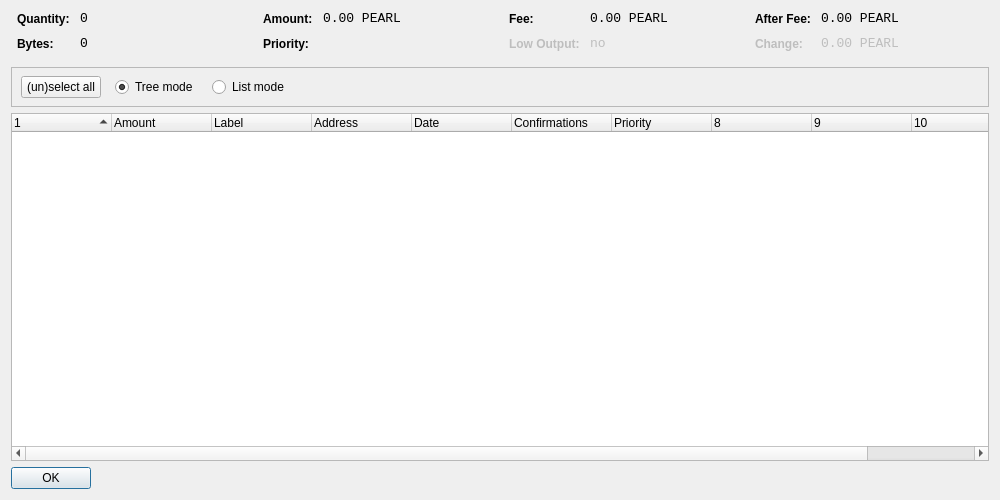
<?xml version="1.0" encoding="UTF-8"?>
<ui version="4.0">
 <class>CoinControlDialog</class>
 <widget class="QDialog" name="CoinControlDialog">
  <property name="geometry">
   <rect>
    <x>0</x>
    <y>0</y>
    <width>1000</width>
    <height>500</height>
   </rect>
  </property>
  <property name="windowTitle">
   <string>Coin Control</string>
  </property>
  <layout class="QVBoxLayout" name="verticalLayout">
   <item>
    <layout class="QHBoxLayout" name="horizontalLayoutTop" stretch="0,0,0,0">
     <property name="topMargin">
      <number>0</number>
     </property>
     <property name="bottomMargin">
      <number>10</number>
     </property>
     <item>
      <layout class="QFormLayout" name="formLayoutCoinControl1">
       <property name="horizontalSpacing">
        <number>10</number>
       </property>
       <property name="verticalSpacing">
        <number>10</number>
       </property>
       <property name="leftMargin">
        <number>6</number>
       </property>
       <property name="rightMargin">
        <number>6</number>
       </property>
       <item row="0" column="0">
        <widget class="QLabel" name="labelCoinControlQuantityText">
         <property name="styleSheet">
          <string notr="true">font-weight:bold;</string>
         </property>
         <property name="text">
          <string>Quantity:</string>
         </property>
        </widget>
       </item>
       <item row="0" column="1">
        <widget class="QLabel" name="labelCoinControlQuantity">
         <property name="font">
          <font>
           <family>Monospace</family>
           <pointsize>10</pointsize>
          </font>
         </property>
         <property name="cursor">
          <cursorShape>IBeamCursor</cursorShape>
         </property>
         <property name="contextMenuPolicy">
          <enum>Qt::ActionsContextMenu</enum>
         </property>
         <property name="text">
          <string notr="true">0</string>
         </property>
         <property name="textInteractionFlags">
          <set>Qt::LinksAccessibleByMouse|Qt::TextSelectableByKeyboard|Qt::TextSelectableByMouse</set>
         </property>
        </widget>
       </item>
       <item row="1" column="0">
        <widget class="QLabel" name="labelCoinControlBytesText">
         <property name="styleSheet">
          <string notr="true">font-weight:bold;</string>
         </property>
         <property name="text">
          <string>Bytes:</string>
         </property>
        </widget>
       </item>
       <item row="1" column="1">
        <widget class="QLabel" name="labelCoinControlBytes">
         <property name="font">
          <font>
           <family>Monospace</family>
           <pointsize>10</pointsize>
          </font>
         </property>
         <property name="cursor">
          <cursorShape>IBeamCursor</cursorShape>
         </property>
         <property name="contextMenuPolicy">
          <enum>Qt::ActionsContextMenu</enum>
         </property>
         <property name="text">
          <string notr="true">0</string>
         </property>
         <property name="textInteractionFlags">
          <set>Qt::LinksAccessibleByMouse|Qt::TextSelectableByKeyboard|Qt::TextSelectableByMouse</set>
         </property>
        </widget>
       </item>
      </layout>
     </item>
     <item>
      <layout class="QFormLayout" name="formLayoutCoinControl2">
       <property name="horizontalSpacing">
        <number>10</number>
       </property>
       <property name="verticalSpacing">
        <number>10</number>
       </property>
       <property name="leftMargin">
        <number>6</number>
       </property>
       <property name="rightMargin">
        <number>6</number>
       </property>
       <item row="0" column="0">
        <widget class="QLabel" name="labelCoinControlAmountText">
         <property name="styleSheet">
          <string notr="true">font-weight:bold;</string>
         </property>
         <property name="text">
          <string>Amount:</string>
         </property>
        </widget>
       </item>
       <item row="0" column="1">
        <widget class="QLabel" name="labelCoinControlAmount">
         <property name="font">
          <font>
           <family>Monospace</family>
           <pointsize>10</pointsize>
          </font>
         </property>
         <property name="cursor">
          <cursorShape>IBeamCursor</cursorShape>
         </property>
         <property name="contextMenuPolicy">
          <enum>Qt::ActionsContextMenu</enum>
         </property>
         <property name="text">
          <string notr="true">0.00 PEARL</string>
         </property>
         <property name="textInteractionFlags">
          <set>Qt::LinksAccessibleByMouse|Qt::TextSelectableByKeyboard|Qt::TextSelectableByMouse</set>
         </property>
        </widget>
       </item>
       <item row="1" column="0">
        <widget class="QLabel" name="labelCoinControlPriorityText">
         <property name="styleSheet">
          <string notr="true">font-weight:bold;</string>
         </property>
         <property name="text">
          <string>Priority:</string>
         </property>
        </widget>
       </item>
       <item row="1" column="1">
        <widget class="QLabel" name="labelCoinControlPriority">
         <property name="font">
          <font>
           <family>Monospace</family>
           <pointsize>10</pointsize>
          </font>
         </property>
         <property name="cursor">
          <cursorShape>IBeamCursor</cursorShape>
         </property>
         <property name="contextMenuPolicy">
          <enum>Qt::ActionsContextMenu</enum>
         </property>
         <property name="text">
          <string/>
         </property>
         <property name="textInteractionFlags">
          <set>Qt::LinksAccessibleByMouse|Qt::TextSelectableByKeyboard|Qt::TextSelectableByMouse</set>
         </property>
        </widget>
       </item>
      </layout>
     </item>
     <item>
      <layout class="QFormLayout" name="formLayoutCoinControl3">
       <property name="horizontalSpacing">
        <number>10</number>
       </property>
       <property name="verticalSpacing">
        <number>10</number>
       </property>
       <property name="leftMargin">
        <number>6</number>
       </property>
       <property name="rightMargin">
        <number>6</number>
       </property>
       <item row="0" column="0">
        <widget class="QLabel" name="labelCoinControlFeeText">
         <property name="styleSheet">
          <string notr="true">font-weight:bold;</string>
         </property>
         <property name="text">
          <string>Fee:</string>
         </property>
        </widget>
       </item>
       <item row="0" column="1">
        <widget class="QLabel" name="labelCoinControlFee">
         <property name="font">
          <font>
           <family>Monospace</family>
           <pointsize>10</pointsize>
          </font>
         </property>
         <property name="cursor">
          <cursorShape>IBeamCursor</cursorShape>
         </property>
         <property name="contextMenuPolicy">
          <enum>Qt::ActionsContextMenu</enum>
         </property>
         <property name="text">
          <string notr="true">0.00 PEARL</string>
         </property>
         <property name="textInteractionFlags">
          <set>Qt::LinksAccessibleByMouse|Qt::TextSelectableByKeyboard|Qt::TextSelectableByMouse</set>
         </property>
        </widget>
       </item>
       <item row="1" column="0">
        <widget class="QLabel" name="labelCoinControlLowOutputText">
         <property name="enabled">
          <bool>false</bool>
         </property>
         <property name="styleSheet">
          <string notr="true">font-weight:bold;</string>
         </property>
         <property name="text">
          <string>Low Output:</string>
         </property>
        </widget>
       </item>
       <item row="1" column="1">
        <widget class="QLabel" name="labelCoinControlLowOutput">
         <property name="enabled">
          <bool>false</bool>
         </property>
         <property name="font">
          <font>
           <family>Monospace</family>
           <pointsize>10</pointsize>
          </font>
         </property>
         <property name="cursor">
          <cursorShape>IBeamCursor</cursorShape>
         </property>
         <property name="contextMenuPolicy">
          <enum>Qt::ActionsContextMenu</enum>
         </property>
         <property name="text">
          <string notr="true">no</string>
         </property>
         <property name="textInteractionFlags">
          <set>Qt::LinksAccessibleByMouse|Qt::TextSelectableByKeyboard|Qt::TextSelectableByMouse</set>
         </property>
        </widget>
       </item>
      </layout>
     </item>
     <item>
      <layout class="QFormLayout" name="formLayoutCoinControl4">
       <property name="horizontalSpacing">
        <number>10</number>
       </property>
       <property name="verticalSpacing">
        <number>10</number>
       </property>
       <property name="leftMargin">
        <number>6</number>
       </property>
       <property name="rightMargin">
        <number>6</number>
       </property>
       <item row="0" column="0">
        <widget class="QLabel" name="labelCoinControlAfterFeeText">
         <property name="styleSheet">
          <string notr="true">font-weight:bold;</string>
         </property>
         <property name="text">
          <string>After Fee:</string>
         </property>
        </widget>
       </item>
       <item row="0" column="1">
        <widget class="QLabel" name="labelCoinControlAfterFee">
         <property name="font">
          <font>
           <family>Monospace</family>
           <pointsize>10</pointsize>
          </font>
         </property>
         <property name="cursor">
          <cursorShape>IBeamCursor</cursorShape>
         </property>
         <property name="contextMenuPolicy">
          <enum>Qt::ActionsContextMenu</enum>
         </property>
         <property name="text">
          <string notr="true">0.00 PEARL</string>
         </property>
         <property name="textInteractionFlags">
          <set>Qt::LinksAccessibleByMouse|Qt::TextSelectableByKeyboard|Qt::TextSelectableByMouse</set>
         </property>
        </widget>
       </item>
       <item row="1" column="0">
        <widget class="QLabel" name="labelCoinControlChangeText">
         <property name="enabled">
          <bool>false</bool>
         </property>
         <property name="styleSheet">
          <string notr="true">font-weight:bold;</string>
         </property>
         <property name="text">
          <string>Change:</string>
         </property>
        </widget>
       </item>
       <item row="1" column="1">
        <widget class="QLabel" name="labelCoinControlChange">
         <property name="enabled">
          <bool>false</bool>
         </property>
         <property name="font">
          <font>
           <family>Monospace</family>
           <pointsize>10</pointsize>
          </font>
         </property>
         <property name="cursor">
          <cursorShape>IBeamCursor</cursorShape>
         </property>
         <property name="contextMenuPolicy">
          <enum>Qt::ActionsContextMenu</enum>
         </property>
         <property name="text">
          <string notr="true">0.00 PEARL</string>
         </property>
         <property name="textInteractionFlags">
          <set>Qt::LinksAccessibleByMouse|Qt::TextSelectableByKeyboard|Qt::TextSelectableByMouse</set>
         </property>
        </widget>
       </item>
      </layout>
     </item>
    </layout>
   </item>
   <item>
    <widget class="QFrame" name="frame">
     <property name="minimumSize">
      <size>
       <width>0</width>
       <height>40</height>
      </size>
     </property>
     <property name="frameShape">
      <enum>QFrame::StyledPanel</enum>
     </property>
     <property name="frameShadow">
      <enum>QFrame::Sunken</enum>
     </property>
     <widget class="QWidget" name="horizontalLayoutWidget">
      <property name="geometry">
       <rect>
        <x>10</x>
        <y>0</y>
        <width>781</width>
        <height>41</height>
       </rect>
      </property>
      <layout class="QHBoxLayout" name="horizontalLayoutPanel" stretch="0,0,0,0">
       <property name="spacing">
        <number>14</number>
       </property>
       <item>
        <widget class="QPushButton" name="pushButtonSelectAll">
         <property name="sizePolicy">
          <sizepolicy hsizetype="Maximum" vsizetype="Fixed">
           <horstretch>0</horstretch>
           <verstretch>0</verstretch>
          </sizepolicy>
         </property>
         <property name="text">
          <string>(un)select all</string>
         </property>
        </widget>
       </item>
       <item>
        <widget class="QRadioButton" name="radioTreeMode">
         <property name="sizePolicy">
          <sizepolicy hsizetype="Maximum" vsizetype="Fixed">
           <horstretch>0</horstretch>
           <verstretch>0</verstretch>
          </sizepolicy>
         </property>
         <property name="text">
          <string>Tree mode</string>
         </property>
         <property name="checked">
          <bool>true</bool>
         </property>
        </widget>
       </item>
       <item>
        <widget class="QRadioButton" name="radioListMode">
         <property name="sizePolicy">
          <sizepolicy hsizetype="Maximum" vsizetype="Fixed">
           <horstretch>0</horstretch>
           <verstretch>0</verstretch>
          </sizepolicy>
         </property>
         <property name="text">
          <string>List mode</string>
         </property>
        </widget>
       </item>
       <item>
        <spacer name="horizontalSpacer">
         <property name="orientation">
          <enum>Qt::Horizontal</enum>
         </property>
         <property name="sizeHint" stdset="0">
          <size>
           <width>40</width>
           <height>20</height>
          </size>
         </property>
        </spacer>
       </item>
      </layout>
     </widget>
    </widget>
   </item>
   <item>
    <widget class="CoinControlTreeWidget" name="treeWidget">
     <property name="contextMenuPolicy">
      <enum>Qt::CustomContextMenu</enum>
     </property>
     <property name="sortingEnabled">
      <bool>false</bool>
     </property>
     <property name="columnCount">
      <number>11</number>
     </property>
     <attribute name="headerShowSortIndicator" stdset="0">
      <bool>true</bool>
     </attribute>
     <attribute name="headerStretchLastSection">
      <bool>false</bool>
     </attribute>
     <column>
      <property name="text">
       <string/>
      </property>
     </column>
     <column>
      <property name="text">
       <string>Amount</string>
      </property>
     </column>
     <column>
      <property name="text">
       <string>Label</string>
      </property>
     </column>
     <column>
      <property name="text">
       <string>Address</string>
      </property>
     </column>
     <column>
      <property name="text">
       <string>Date</string>
      </property>
     </column>
     <column>
      <property name="text">
       <string>Confirmations</string>
      </property>
      <property name="toolTip">
       <string>Confirmed</string>
      </property>
     </column>
     <column>
      <property name="text">
       <string>Priority</string>
      </property>
     </column>
     <column>
      <property name="text">
       <string/>
      </property>
     </column>
     <column>
      <property name="text">
       <string/>
      </property>
     </column>
     <column>
      <property name="text">
       <string/>
      </property>
     </column>
     <column>
      <property name="text">
       <string/>
      </property>
     </column>
    </widget>
   </item>
   <item>
    <widget class="QDialogButtonBox" name="buttonBox">
     <property name="sizePolicy">
      <sizepolicy hsizetype="Maximum" vsizetype="Fixed">
       <horstretch>0</horstretch>
       <verstretch>0</verstretch>
      </sizepolicy>
     </property>
     <property name="orientation">
      <enum>Qt::Horizontal</enum>
     </property>
     <property name="standardButtons">
      <set>QDialogButtonBox::Ok</set>
     </property>
    </widget>
   </item>
  </layout>
 </widget>
 <customwidgets>
  <customwidget>
   <class>CoinControlTreeWidget</class>
   <extends>QTreeWidget</extends>
   <header>coincontroltreewidget.h</header>
  </customwidget>
 </customwidgets>
 <resources/>
 <connections/>
</ui>
